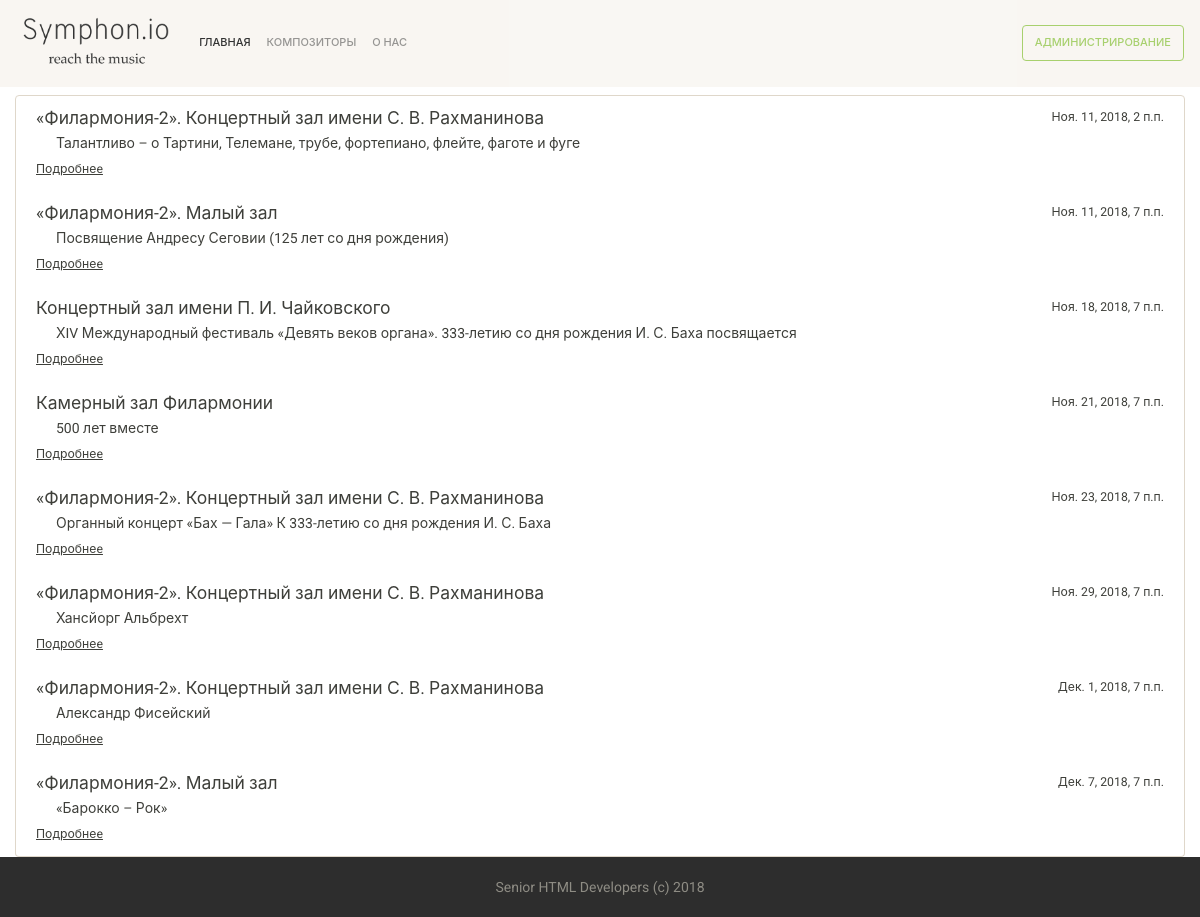
Page /composer/1/affiche/ (signed in) on the committed database.
### compface/models.py (models this page shows, shortened)
class Concert(models.Model):
    class Meta:
        verbose_name = 'Концерт'
        verbose_name_plural = 'Концерты'
    composer = models.ForeignKey(Composer, on_delete=models.CASCADE)
    creation_time = models.DateTimeField(default=timezone.now)
    start_time = models.DateTimeField('start of the concert')
    place = models.CharField(max_length=255)
    url = models.URLField(max_length=255, default='')
    description = models.TextField()

### compface/views.py (the view)
# urls.py: path('composer/<int:composer_id>/affiche/', views.affiche),
def affiche(request, composer_id):
    concerts = Concert.objects.filter(composer=composer_id)
    return render(request, 'affiche.html', {'concerts': concerts})

### templates/affiche.html
{% extends 'base.html' %}
{% block content %}
    <div class="list-group mt-2">
        {% for concert in concerts %}
            <a class="list-group-item list-group-item-action fg-color" href="{{ concert.url }}">
                <div class="d-flex w-100 justify-content-between">
                    <h5 class="mb-1">{{ concert.place }}</h5>
                    <small>{{ concert.start_time }}</small>
                </div>
                <p class="mb-1">{{ concert.description }}</p>
            <small><u>Подробнеe</u></small>
            </a>
        {% endfor %}
    </div>
{% endblock %}

### static/css/main.css (style rules this page uses)
html { position: relative; min-height: 100%; }
body { margin-bottom: 60px; padding-bottom: 60px; }
p { text-indent: 20px; }

### rows in the picture
Concert: place "«Филармония-2». Концертный зал имени С. В. Рахманинова", start_time "Ноя. 11, 2018, 2 п.п.", description "Талантливо – о Тартини, Телемане, трубе, фортепиано, флейте, фаготе и фуге"
Concert: place "«Филармония-2». Малый зал", start_time "Ноя. 11, 2018, 7 п.п.", description "Посвящение Андресу Сеговии (125 лет со дня рождения)"
Concert: place "Концертный зал имени П. И. Чайковского", start_time "Ноя. 18, 2018, 7 п.п.", description "ХIV Международный фестиваль «Девять веков органа». 333-летию со дня рождения И. С. Баха посвящается"
Concert: place "Камерный зал Филармонии", start_time "Ноя. 21, 2018, 7 п.п.", description "500 лет вместе"
Concert: place "«Филармония-2». Концертный зал имени С. В. Рахманинова", start_time "Ноя. 23, 2018, 7 п.п.", description "Органный концерт «Бах — Гала» К 333-летию со дня рождения И. С. Баха"
Concert: place "«Филармония-2». Концертный зал имени С. В. Рахманинова", start_time "Ноя. 29, 2018, 7 п.п.", description "Хансйорг Альбрехт"
Concert: place "«Филармония-2». Концертный зал имени С. В. Рахманинова", start_time "Дек. 1, 2018, 7 п.п.", description "Александр Фисейский"
Concert: place "«Филармония-2». Малый зал", start_time "Дек. 7, 2018, 7 п.п.", description "«Барокко – Рок»"
